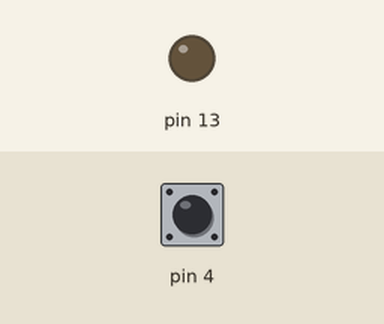
Recording of a sketch running on a simulated Arduino Uno, built with avr-gcc and run on an emulated ATmega328P. Parts: output pins drawn as LEDs (lit = HIGH). The test bench sets the inputs (shaded band); at power-on: pin 4 HIGH. What the sketch prints to the serial monitor is not drawn.

Above: at 1.2 s.
1.3 s: pin 4 pulled LOW for 0.15 s
At 1.37 s:
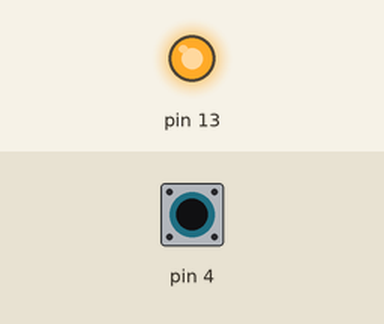
2.9 s: pin 4 pulled LOW for 3.2 s
At 6.8 s:
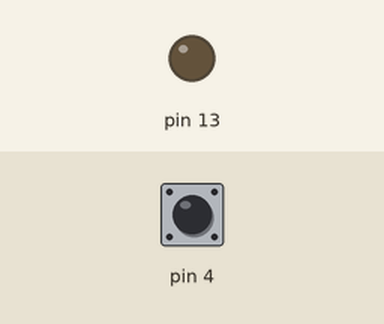
7.6 s: pin 4 driven LOW
At 7.9 s:
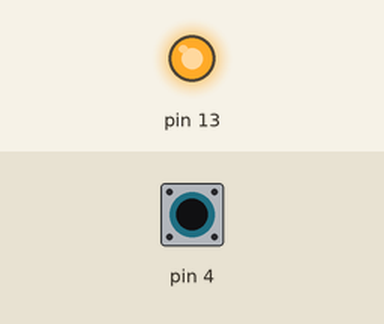
10.6 s: pin 4 driven HIGH
At 11.4 s:
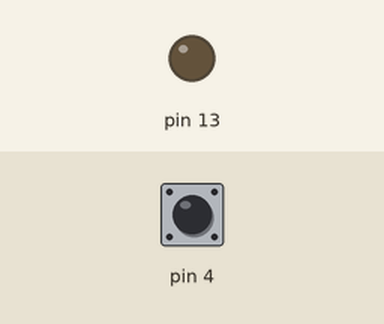
Timing chart, 0 to 13.1 s (numbered marks = the images above; inputs shaded):
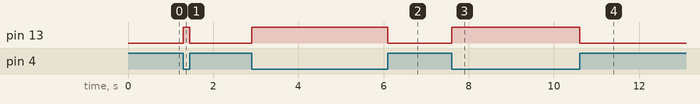

Measured:
- after the input at 1.3 s, pin 13: LOW → HIGH at once, → LOW 0.15 s later
- after the input at 2.9 s, pin 13: LOW → HIGH at once, → LOW 3.2 s later
- after the input at 7.6 s, pin 13: LOW → HIGH at once
- after the input at 10.6 s, pin 13: HIGH → LOW at once

The sketch:

ir_buzzer.ino
```cpp
void setup() {
  Serial.begin(115200);
  pinMode(13, OUTPUT);
  pinMode(4, INPUT_PULLUP);
  Serial.println("system started");
}

void loop() {
  if (digitalRead(4) == LOW) {
    digitalWrite(13, HIGH);
    Serial.println("motion detected");
  } else {
    digitalWrite(13, LOW);
  }
}
```
